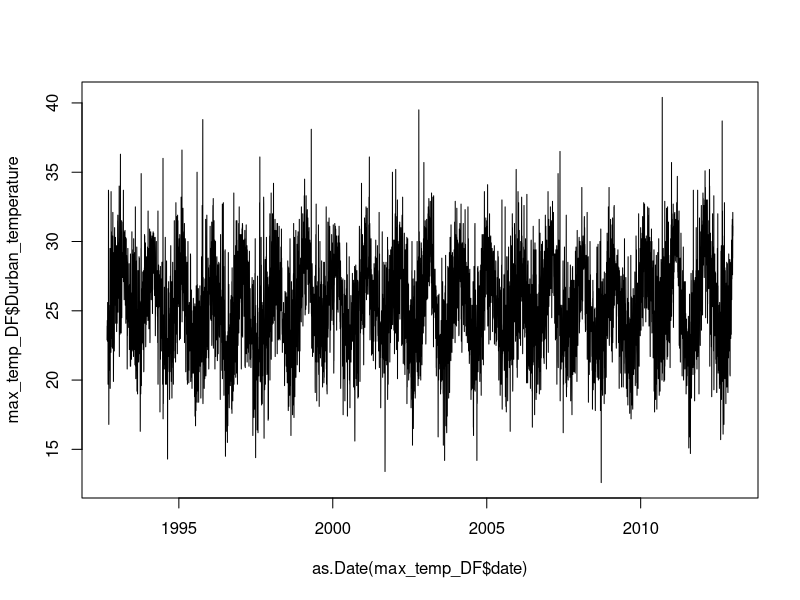
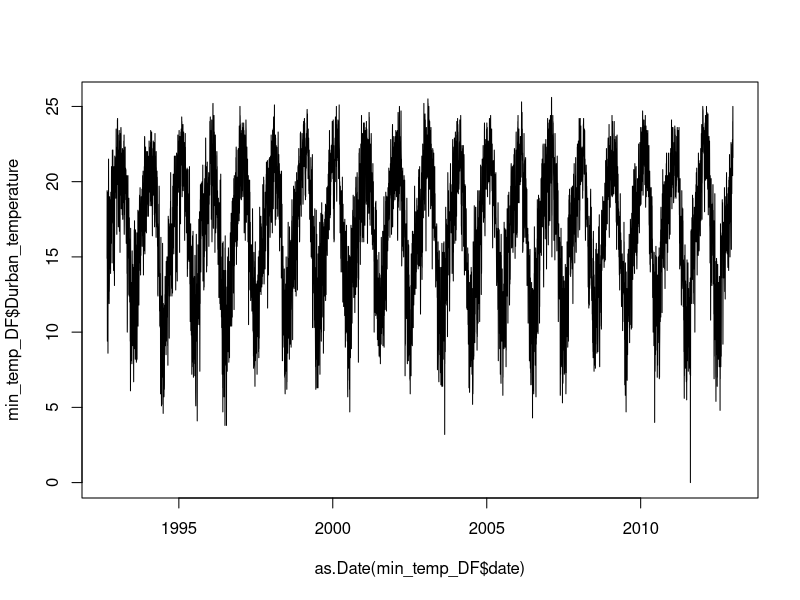
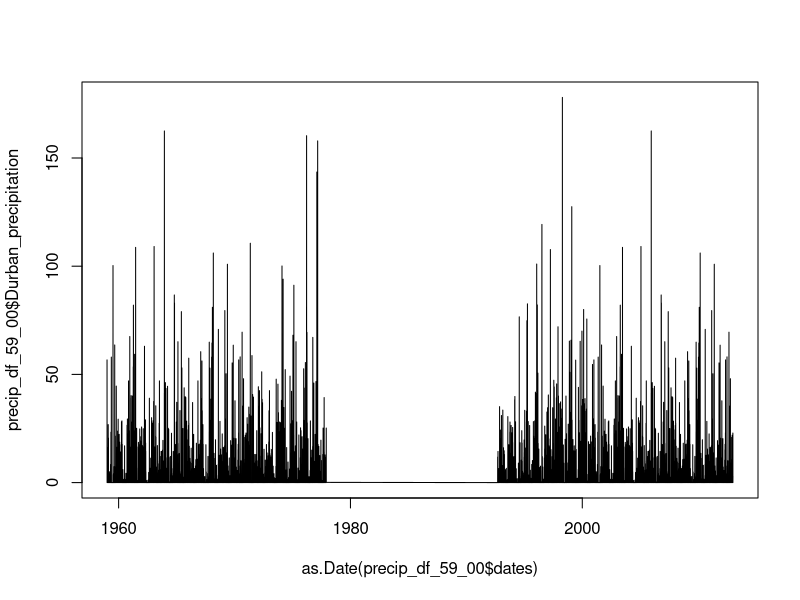
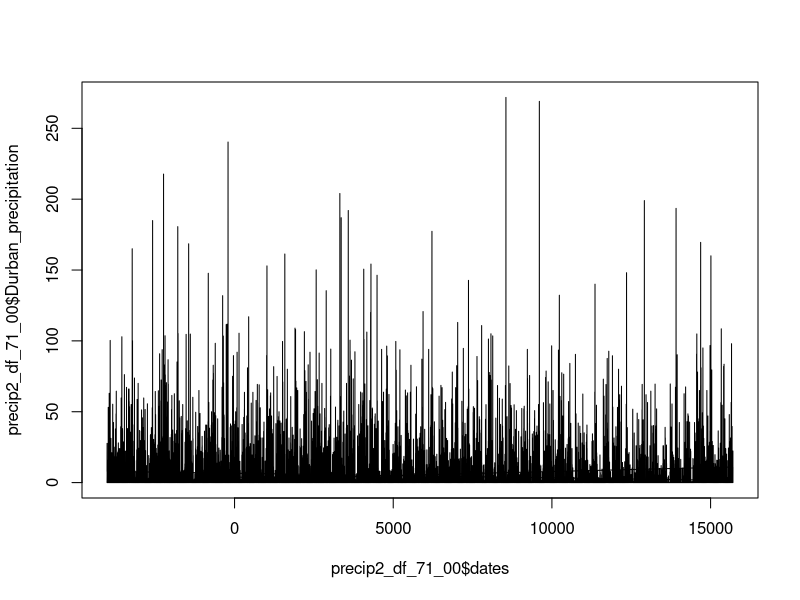

Write the R code that produced these figures, in order.
## Zinhle Mthombothi August 2019
# Weather data from Durban

library(tidyverse)
library(zoo)

rm(list = ls())

#max temperature data from Durban betwen 1992 to 2012
max_temp_Data <- read.delim("0240808A2_tasmax.txt",
                             stringsAsFactors =  F) #1992 to 2012
head(max_temp_Data)

#min temperature data from Durban betwen 1992 to 2012
min_temp_Data <- read.delim("0240808A2_tasmin.txt", 
                              stringsAsFactors =  F)
head(min_temp_Data)

#Dates
#max_temp_Data[1,]
startDate <- as.Date('1992/09/01', format = '%Y/%m/%d')
endDate <- as.Date('2012/12/31', format = '%Y/%m/%d')


#Function to clean the Durban data. Remove the first two rows with the date and coordinates
clean_temp_data <- function(temperature_df, start, end){
   
    temperature_df <- temperature_df[-c(1, 2),] #remove the first 2 rows with characters the other 3 have temp of -999
    dates_df <- start:end
    temperature_df <- as.numeric(temperature_df)
    temperature_df <- as.data.frame(temperature_df) #turn it back to dataframe 
    names(temperature_df) <- c("Durban_temperature")
    dates_data <- as.data.frame(dates_df)
    names(dates_data) <- c("dates")
    temperature_data <- as.data.frame(cbind(dates_data$dates, temperature_df$Durban_temperature)) #1992 to 2012
    names(temperature_data) <- c("date", "Durban_temperature")
    temperature_data <- temperature_data %>% filter((temperature_data$Durban_temperature != -999)) #removing the undefined values -999
     
 }

# Cleaned weather data frame
max_temp_DF <- clean_temp_data(max_temp_Data, startDate, endDate)
min_temp_DF <- clean_temp_data(min_temp_Data, startDate, endDate)

plot(as.Date(max_temp_DF$date), max_temp_DF$Durban_temperature, type = "l")
plot(as.Date(min_temp_DF$date), min_temp_DF$Durban_temperature, type = "l")
###***************************PRECIPITATION****************************************

#precipitation data from Durban betwen 1959 to 2000
precip_Durban <-  read.delim("0240808A2_pr.txt", 
                           stringsAsFactors =  F)
head(precip_Durban) #1959 to 2000

#dates
startDatePrecip1 <- as.Date('1959/01/01', format = '%Y/%m/%d')
endDatePrecip1 <- as.Date('2012/12/31', format = '%Y/%m/%d')

##precipitation data from Durban betwen 1871 and 2000
precip_Durban2 <-  read.delim("0240891_0_pr.txt", 
                            stringsAsFactors =  F)
head(precip_Durban2) #1871 to 2000

#dates
startDatePrecip2 <- as.Date('1871/10/01', format = '%Y/%m/%d')
endDatePrecip2 <- as.Date('2000/12/31', format = '%Y/%m/%d')


## function to clean precipitation data 

clean_precip_data <- function(precip_df, start, end){
    precip_df <- precip_df[-c(1, 2),] #remove the first 2 rows with characters the other 3 have temp of -999
    precip_df <- as.numeric(precip_df)
    precip_df <- as.data.frame(precip_df) #turn it back to dataframe
    dates_df <- startDatePrecip1:endDatePrecip1
    dates_data <- as.data.frame(dates_df)
    names(dates_data) <- c("dates")
    names(precip_df) <- c("Durban_precipitation")
    head(precip_df) #1992 to 2012
    precip_data <- as.data.frame(cbind(dates_data$dates, precip_df$Durban_precipitation)) #1992 to 2012
    names(precip_data) <- c("dates", "Durban_precipitation")
    precip_df <- precip_data %>%  filter((precip_data$Durban_precipitation != -999)) #removing the undefined values -999

}

#Clean precipitation DF
precip_df_59_00 <- clean_precip_data(precip_Durban)
plot(as.Date(precip_df_59_00$dates), precip_df_59_00$Durban_precipitation, type = "l")
precip2_df_71_00 <- clean_precip_data(precip_Durban2)
plot(precip2_df_71_00$dates, precip2_df_71_00$Durban_precipitation, type = "l")
